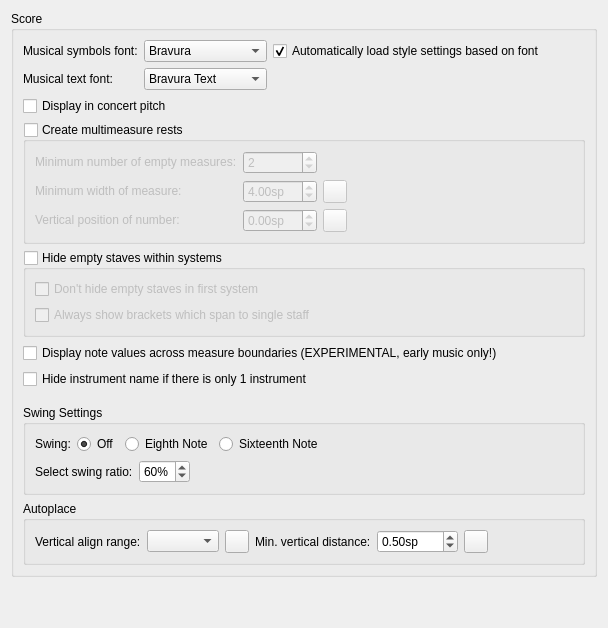
      <widget class="QWidget" name="PageScore">
       <layout class="QVBoxLayout" name="verticalLayout_20">
        <property name="spacing">
         <number>0</number>
        </property>
        <item>
         <widget class="QGroupBox" name="groupBox_12">
          <property name="title">
           <string>Score</string>
          </property>
          <layout class="QVBoxLayout" name="verticalLayout_6">
           <item>
            <layout class="QGridLayout" name="gridLayout">
             <item row="0" column="2">
              <widget class="QCheckBox" name="optimizeStyleCheckbox">
               <property name="toolTip">
                <string>MuseScore will change the style to suit the font better</string>
               </property>
               <property name="text">
                <string>Automatically load style settings based on font</string>
               </property>
               <property name="checked">
                <bool>true</bool>
               </property>
              </widget>
             </item>
             <item row="0" column="0">
              <widget class="QLabel" name="label_63">
               <property name="text">
                <string>Musical symbols font:</string>
               </property>
               <property name="buddy">
                <cstring>musicalSymbolFont</cstring>
               </property>
              </widget>
             </item>
             <item row="1" column="0">
              <widget class="QLabel" name="label_4">
               <property name="text">
                <string>Musical text font:</string>
               </property>
               <property name="buddy">
                <cstring>musicalTextFont</cstring>
               </property>
              </widget>
             </item>
             <item row="0" column="1">
              <widget class="QComboBox" name="musicalSymbolFont">
               <property name="sizePolicy">
                <sizepolicy hsizetype="Expanding" vsizetype="Fixed">
                 <horstretch>0</horstretch>
                 <verstretch>0</verstretch>
                </sizepolicy>
               </property>
               <item>
                <property name="text">
                 <string notr="true">Bravura</string>
                </property>
               </item>
               <item>
                <property name="text">
                 <string notr="true">Emmentaler</string>
                </property>
               </item>
               <item>
                <property name="text">
                 <string notr="true">Gonville</string>
                </property>
               </item>
               <item>
                <property name="text">
                 <string notr="true">MuseJazz</string>
                </property>
               </item>
              </widget>
             </item>
             <item row="1" column="1">
              <widget class="QComboBox" name="musicalTextFont">
               <item>
                <property name="text">
                 <string notr="true">Bravura Text</string>
                </property>
               </item>
               <item>
                <property name="text">
                 <string notr="true">Emmentaler Text</string>
                </property>
               </item>
               <item>
                <property name="text">
                 <string notr="true">Gonville Text</string>
                </property>
               </item>
               <item>
                <property name="text">
                 <string notr="true">MuseJazz Text</string>
                </property>
               </item>
               <item>
                <property name="text">
                 <string/>
                </property>
               </item>
              </widget>
             </item>
             <item row="0" column="3">
              <spacer name="horizontalSpacer_2">
               <property name="orientation">
                <enum>Qt::Horizontal</enum>
               </property>
               <property name="sizeHint" stdset="0">
                <size>
                 <width>40</width>
                 <height>20</height>
                </size>
               </property>
              </spacer>
             </item>
            </layout>
           </item>
           <item>
            <widget class="QCheckBox" name="concertPitch">
             <property name="text">
              <string>Display in concert pitch</string>
             </property>
            </widget>
           </item>
           <item>
            <widget class="QGroupBox" name="multiMeasureRests">
             <property name="title">
              <string>Create multimeasure rests</string>
             </property>
             <property name="checkable">
              <bool>true</bool>
             </property>
             <property name="checked">
              <bool>false</bool>
             </property>
             <layout class="QVBoxLayout" name="verticalLayout_5">
              <item>
               <layout class="QGridLayout" name="gridLayout_30">
                <item row="0" column="1">
                 <widget class="QSpinBox" name="minEmptyMeasures">
                  <property name="minimum">
                   <number>1</number>
                  </property>
                  <property name="value">
                   <number>2</number>
                  </property>
                 </widget>
                </item>
                <item row="1" column="1">
                 <widget class="QDoubleSpinBox" name="minMeasureWidth">
                  <property name="suffix">
                   <string>sp</string>
                  </property>
                  <property name="minimum">
                   <double>2.000000000000000</double>
                  </property>
                  <property name="value">
                   <double>4.000000000000000</double>
                  </property>
                 </widget>
                </item>
                <item row="1" column="2">
                 <widget class="QToolButton" name="resetMinMMRestWidth">
                  <property name="toolTip">
                   <string>Reset to default</string>
                  </property>
                  <property name="accessibleName">
                   <string>Reset 'Minimum width of measure' value</string>
                  </property>
                  <property name="text">
                   <string notr="true"/>
                  </property>
                  <property name="icon">
                   <iconset resource="musescore.qrc">
                    <normaloff>:/data/icons/edit-reset.svg</normaloff>:/data/icons/edit-reset.svg</iconset>
                  </property>
                 </widget>
                </item>
                <item row="0" column="0">
                 <widget class="QLabel" name="label_15">
                  <property name="sizePolicy">
                   <sizepolicy hsizetype="Minimum" vsizetype="Fixed">
                    <horstretch>0</horstretch>
                    <verstretch>0</verstretch>
                   </sizepolicy>
                  </property>
                  <property name="text">
                   <string>Minimum number of empty measures:</string>
                  </property>
                  <property name="buddy">
                   <cstring>minEmptyMeasures</cstring>
                  </property>
                 </widget>
                </item>
                <item row="1" column="0">
                 <widget class="QLabel" name="label_16">
                  <property name="sizePolicy">
                   <sizepolicy hsizetype="Minimum" vsizetype="Fixed">
                    <horstretch>0</horstretch>
                    <verstretch>0</verstretch>
                   </sizepolicy>
                  </property>
                  <property name="text">
                   <string>Minimum width of measure:</string>
                  </property>
                  <property name="buddy">
                   <cstring>minMeasureWidth</cstring>
                  </property>
                 </widget>
                </item>
                <item row="0" column="3">
                 <spacer name="horizontalSpacer_32">
                  <property name="orientation">
                   <enum>Qt::Horizontal</enum>
                  </property>
                  <property name="sizeHint" stdset="0">
                   <size>
                    <width>40</width>
                    <height>20</height>
                   </size>
                  </property>
                 </spacer>
                </item>
                <item row="2" column="0">
                 <widget class="QLabel" name="label_92">
                  <property name="sizePolicy">
                   <sizepolicy hsizetype="Minimum" vsizetype="Fixed">
                    <horstretch>0</horstretch>
                    <verstretch>0</verstretch>
                   </sizepolicy>
                  </property>
                  <property name="text">
                   <string>Vertical position of number:</string>
                  </property>
                 </widget>
                </item>
                <item row="2" column="1">
                 <widget class="QDoubleSpinBox" name="mmRestNumberPos">
                  <property name="suffix">
                   <string>sp</string>
                  </property>
                  <property name="minimum">
                   <double>-99.989999999999995</double>
                  </property>
                  <property name="singleStep">
                   <double>0.500000000000000</double>
                  </property>
                 </widget>
                </item>
                <item row="2" column="2">
                 <widget class="QToolButton" name="resetMMRestNumberPos">
                  <property name="toolTip">
                   <string>Reset to default</string>
                  </property>
                  <property name="accessibleName">
                   <string>Reset 'Vertical position of number' value</string>
                  </property>
                  <property name="text">
                   <string notr="true"/>
                  </property>
                  <property name="icon">
                   <iconset resource="musescore.qrc">
                    <normaloff>:/data/icons/edit-reset.svg</normaloff>:/data/icons/edit-reset.svg</iconset>
                  </property>
                 </widget>
                </item>
               </layout>
              </item>
             </layout>
            </widget>
           </item>
           <item>
            <widget class="QGroupBox" name="hideEmptyStaves">
             <property name="title">
              <string>Hide empty staves within systems</string>
             </property>
             <property name="checkable">
              <bool>true</bool>
             </property>
             <property name="checked">
              <bool>false</bool>
             </property>
             <layout class="QVBoxLayout" name="verticalLayout_2">
              <item>
               <widget class="QCheckBox" name="dontHideStavesInFirstSystem">
                <property name="text">
                 <string>Don't hide empty staves in first system</string>
                </property>
               </widget>
              </item>
              <item>
               <widget class="QCheckBox" name="alwaysShowBrackets">
                <property name="text">
                 <string>Always show brackets which span to single staff</string>
                </property>
               </widget>
              </item>
             </layout>
            </widget>
           </item>
           <item>
            <widget class="QCheckBox" name="crossMeasureValues">
             <property name="text">
              <string>Display note values across measure boundaries (EXPERIMENTAL, early music only!)</string>
             </property>
            </widget>
           </item>
           <item>
            <widget class="QCheckBox" name="hideInstrumentNameIfOneInstrument">
             <property name="text">
              <string>Hide instrument name if there is only 1 instrument</string>
             </property>
            </widget>
           </item>
           <item>
            <spacer name="verticalSpacer_10">
             <property name="orientation">
              <enum>Qt::Vertical</enum>
             </property>
             <property name="sizeType">
              <enum>QSizePolicy::Preferred</enum>
             </property>
             <property name="sizeHint" stdset="0">
              <size>
               <width>10</width>
               <height>10</height>
              </size>
             </property>
            </spacer>
           </item>
           <item>
            <widget class="QGroupBox" name="swingSettings">
             <property name="title">
              <string>Swing Settings</string>
             </property>
             <layout class="QVBoxLayout" name="verticalLayout_39">
              <item>
               <layout class="QHBoxLayout" name="horizontalLayout_10">
                <item>
                 <widget class="QLabel" name="SwingLabel">
                  <property name="text">
                   <string>Swing:</string>
                  </property>
                 </widget>
                </item>
                <item>
                 <widget class="QRadioButton" name="swingOff">
                  <property name="text">
                   <string>Off</string>
                  </property>
                  <property name="checked">
                   <bool>true</bool>
                  </property>
                 </widget>
                </item>
                <item>
                 <widget class="QRadioButton" name="swingEighth">
                  <property name="text">
                   <string>Eighth Note</string>
                  </property>
                 </widget>
                </item>
                <item>
                 <widget class="QRadioButton" name="swingSixteenth">
                  <property name="text">
                   <string>Sixteenth Note</string>
                  </property>
                 </widget>
                </item>
                <item>
                 <spacer name="zontalSpacer_16">
                  <property name="orientation">
                   <enum>Qt::Horizontal</enum>
                  </property>
                  <property name="sizeHint" stdset="0">
                   <size>
                    <width>40</width>
                    <height>20</height>
                   </size>
                  </property>
                 </spacer>
                </item>
               </layout>
              </item>
              <item>
               <layout class="QHBoxLayout" name="horizontalLayout_11">
                <item>
                 <widget class="QLabel" name="label_3">
                  <property name="text">
                   <string>Select swing ratio:</string>
                  </property>
                  <property name="buddy">
                   <cstring>swingBox</cstring>
                  </property>
                 </widget>
                </item>
                <item>
                 <widget class="QSpinBox" name="swingBox">
                  <property name="sizePolicy">
                   <sizepolicy hsizetype="Maximum" vsizetype="Fixed">
                    <horstretch>0</horstretch>
                    <verstretch>0</verstretch>
                   </sizepolicy>
                  </property>
                  <property name="suffix">
                   <string>%</string>
                  </property>
                  <property name="minimum">
                   <number>50</number>
                  </property>
                  <property name="value">
                   <number>60</number>
                  </property>
                 </widget>
                </item>
                <item>
                 <spacer name="horizontalSpacer_16">
                  <property name="orientation">
                   <enum>Qt::Horizontal</enum>
                  </property>
                  <property name="sizeHint" stdset="0">
                   <size>
                    <width>40</width>
                    <height>20</height>
                   </size>
                  </property>
                 </spacer>
                </item>
               </layout>
              </item>
             </layout>
            </widget>
           </item>
           <item>
            <widget class="QGroupBox" name="groupBox_33">
             <property name="title">
              <string>Autoplace</string>
             </property>
             <layout class="QGridLayout" name="gridLayout_11">
              <item row="0" column="0">
               <widget class="QLabel" name="label_36">
                <property name="text">
                 <string>Vertical align range:</string>
                </property>
                <property name="buddy">
                 <cstring>autoplaceVerticalAlignRange</cstring>
                </property>
               </widget>
              </item>
              <item row="0" column="1">
               <widget class="QComboBox" name="autoplaceVerticalAlignRange"/>
              </item>
              <item row="0" column="2">
               <widget class="QToolButton" name="resetAutoplaceVerticalAlignRange">
                <property name="toolTip">
                 <string>Reset to default</string>
                </property>
                <property name="accessibleName">
                 <string>Reset 'Vertical align range' value</string>
                </property>
                <property name="text">
                 <string notr="true"/>
                </property>
                <property name="icon">
                 <iconset resource="musescore.qrc">
                  <normaloff>:/data/icons/edit-reset.svg</normaloff>:/data/icons/edit-reset.svg</iconset>
                </property>
               </widget>
              </item>
              <item row="0" column="3">
               <widget class="QLabel" name="minVerticalDistance_labe">
                <property name="text">
                 <string>Min. vertical distance:</string>
                </property>
                <property name="buddy">
                 <cstring>minVerticalDistance</cstring>
                </property>
               </widget>
              </item>
              <item row="0" column="4">
               <widget class="QDoubleSpinBox" name="minVerticalDistance">
                <property name="sizePolicy">
                 <sizepolicy hsizetype="Maximum" vsizetype="Fixed">
                  <horstretch>0</horstretch>
                  <verstretch>0</verstretch>
                 </sizepolicy>
                </property>
                <property name="suffix">
                 <string>sp</string>
                </property>
                <property name="minimum">
                 <double>-999.990000000000009</double>
                </property>
                <property name="singleStep">
                 <double>0.100000000000000</double>
                </property>
                <property name="value">
                 <double>0.500000000000000</double>
                </property>
               </widget>
              </item>
              <item row="0" column="5">
               <widget class="QToolButton" name="resetMinVerticalDistance">
                <property name="toolTip">
                 <string>Reset to default</string>
                </property>
                <property name="accessibleName">
                 <string>Reset 'Min. vertical distance' value</string>
                </property>
                <property name="text">
                 <string notr="true"/>
                </property>
                <property name="icon">
                 <iconset resource="musescore.qrc">
                  <normaloff>:/data/icons/edit-reset.svg</normaloff>:/data/icons/edit-reset.svg</iconset>
                </property>
               </widget>
              </item>
              <item row="0" column="6">
               <spacer name="horizontalSpacer_23">
                <property name="orientation">
                 <enum>Qt::Horizontal</enum>
                </property>
                <property name="sizeHint" stdset="0">
                 <size>
                  <width>40</width>
                  <height>20</height>
                 </size>
                </property>
               </spacer>
              </item>
             </layout>
            </widget>
           </item>
          </layout>
         </widget>
        </item>
        <item>
         <spacer name="verticalSpacer">
          <property name="orientation">
           <enum>Qt::Vertical</enum>
          </property>
          <property name="sizeHint" stdset="0">
           <size>
            <width>20</width>
            <height>40</height>
           </size>
          </property>
         </spacer>
        </item>
       </layout>
      </widget>
